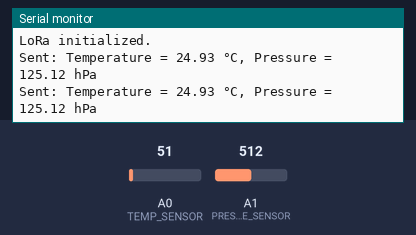
The sketch below on a simulated Arduino Uno, built with avr-gcc and run on an emulated ATmega328P. On the bench: the last lines printed to the serial monitor. The inputs (shaded band) are chosen by the test bench; at power-on: A0 (TEMP_SENSOR) = 51, A1 (PRESSURE_SENSOR) = 512. No radio packets arrive unless stated.

Above: at 2.8 s.
2.9 s: A0 (TEMP_SENSOR) set to 61
At 4.6 s:
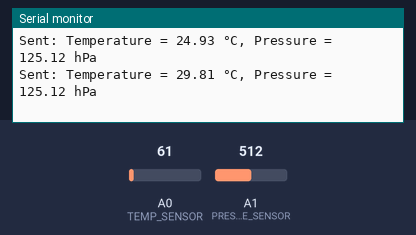
5.7 s: A1 (PRESSURE_SENSOR) set to 716
At 7.2 s:
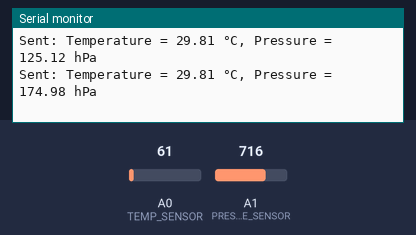
8.5 s: A0 (TEMP_SENSOR) set to 71
At 11.1 s:
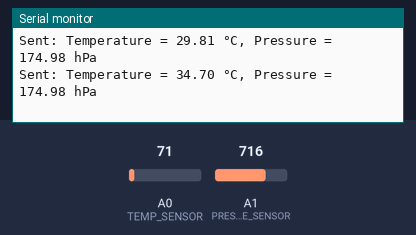
11.3 s: A1 (PRESSURE_SENSOR) set to 900
At 13.8 s:
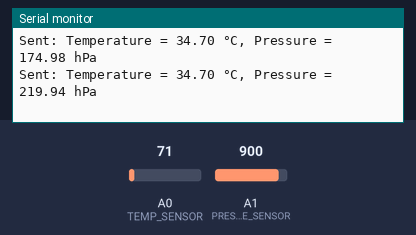
Timing chart, 0 to 15.1 s (numbered marks = the images above; inputs shaded):
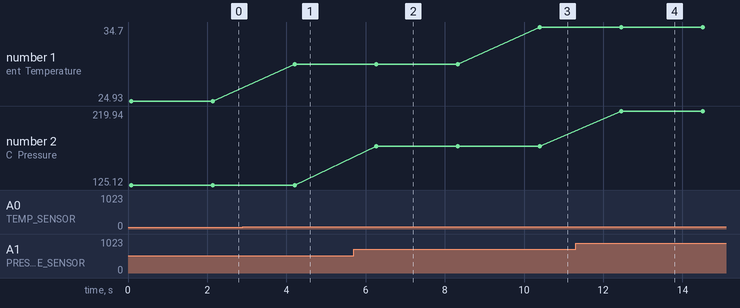

The sketch:

arduino.ino
```cpp
#include <SPI.h>
#include <LoRa.h>

#define SS 10
#define RST 9
#define DIO0 2

// Replace with your sensor pins
#define TEMP_SENSOR A0
#define PRESSURE_SENSOR A1

void setup() {
    Serial.begin(9600);
    while (!Serial);

    // Initialize LoRa
    LoRa.setPins(SS, RST, DIO0);
    if (!LoRa.begin(433E6)) {  // Set frequency (433MHz, 868MHz, or 915MHz)
        Serial.println("LoRa init failed. Check connections.");
        while (1);
    }
    Serial.println("LoRa initialized.");
}

void loop() {
    // Read temperature and pressure values
    float temperature = analogRead(TEMP_SENSOR) * (5.0 / 1023.0) * 100.0; // Example conversion
    float pressure = analogRead(PRESSURE_SENSOR) * (5.0 / 1023.0) * 50.0; // Example conversion

    // Send data via LoRa
    LoRa.beginPacket();
    LoRa.print(temperature);
    LoRa.print(",");
    LoRa.print(pressure);
    LoRa.endPacket();

    Serial.print("Sent: Temperature = ");
    Serial.print(temperature);
    Serial.print(" °C, Pressure = ");
    Serial.print(pressure);
    Serial.println(" hPa");

    delay(2000); // Send data every 2 seconds
}
```

Measured:
- after the input at 2.9 s, the serial monitor: prints a new line after 1.3 s (image 1)
- after the input at 5.7 s, the serial monitor: prints a new line after 0.57 s (image 2)
- after the input at 8.5 s, the serial monitor: prints a new line after 1.9 s (image 3)
- after the input at 11.3 s, the serial monitor: prints a new line after 1.2 s (image 4)
- plotted number 1: 24.93 → 29.81 after the input at 2.9 s, 29.81 → 34.7 after the input at 8.5 s
- plotted number 2: 125.12 → 174.98 after the input at 5.7 s, 174.98 → 219.94 after the input at 11.3 s
